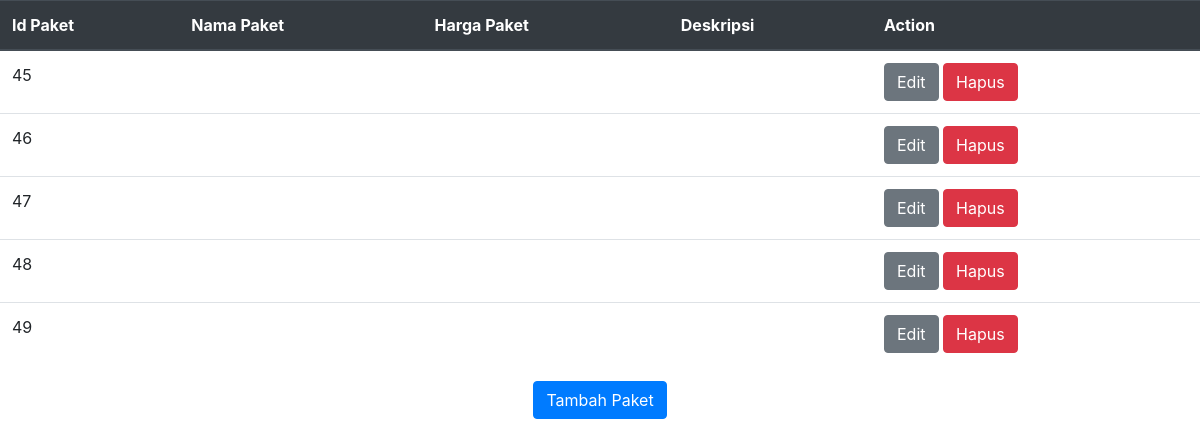
/admin/src/halaman_paket.php, run on the app's committed database.
### tables this page shows
CREATE TABLE `paket` (
  `id_paket` int(10) NOT NULL,
  `id_user` int(10) NOT NULL,
  `kode_bayar` int(15) NOT NULL
);

### admin/src/halaman_paket.php (the view, shortened to what this page needs)
<!doctype html>
<html lang="en">
  <head>
    <link rel="stylesheet" href="https://stackpath.bootstrapcdn.com/bootstrap/4.3.1/css/bootstrap.min.css">
  </head>
  <body>
<?php
include "../../db/functions.php";
$query = mysqli_query($koneksi, "SELECT * FROM paket");
?>
<table class ="table" >
<thead class ="thead-dark">
<tr>
<th scope="col"> Id Paket </th>
<th scope="col"> Nama Paket </th>
<th scope="col"> Harga Paket </th>
<th scope="col"> Deskripsi </th>
<th scope="col"> Action </th>
</tr>
</thead>
<tbody>
    <?php while ($hasil = mysqli_fetch_assoc ($query)): ?>
    <tr>
    <td><?php echo $hasil ['id_paket']; ?></td>
    <td><?php echo $hasil ['nama_paket']; ?></td>
    <td><?php echo $hasil ['harga_paket']; ?></td>
    <td><?php echo $hasil ['deskripsi']; ?></td>
    <td>
    <a href="form_ubah_paket.php?id=<?php echo $hasil['id_paket']; ?>" class="btn btn-secondary"> Edit</a>
    <a href="proses_hapus_paket.php?id=<?php echo $hasil['id_paket']; ?>" class="btn btn-danger" onclick="return confirm('Apakah anda yakin akan menghapus kenangan ini???')"> Hapus</a>
    </td>
    </tr>
<?php endwhile; ?>
</table>
<center>
<a href="form_tambah_paket.php" class="btn btn-primary"> Tambah Paket </a>
</center>
  </body>
</html>

### data on the page
paket: id_paket "45"
paket: id_paket "46"
paket: id_paket "47"
paket: id_paket "48"
paket: id_paket "49"
